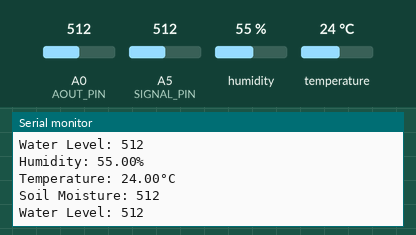
The sketch below on a simulated Arduino Mega 2560, built with avr-gcc and run on an emulated ATmega2560. On the bench: the last lines printed to the serial monitor. The inputs (shaded band) are chosen by the test bench; at power-on: A0 (AOUT_PIN) = 512, A5 (SIGNAL_PIN) = 512, humidity 55 %, temperature 24 °C.

Above: at 16.3 s.
16.4 s: A0 (AOUT_PIN) set to 109
At 19.1 s:
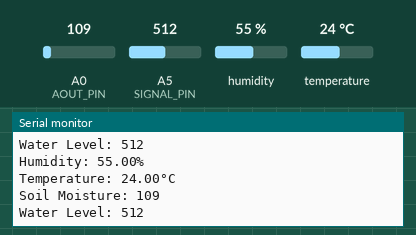
22.4 s: A0 (AOUT_PIN) set to 94
At 23.8 s:
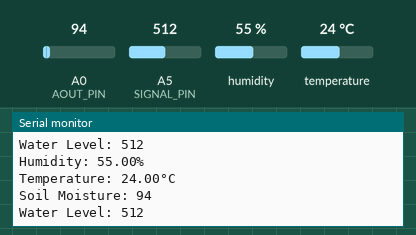
Timing chart, 0 to 25.4 s (numbered marks = the images above; inputs shaded):
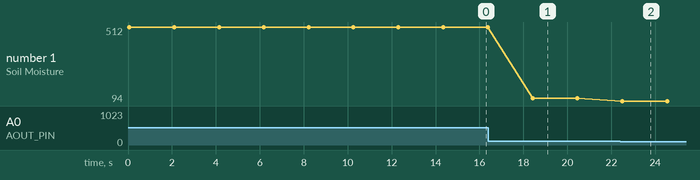

Measured:
- after the input at 16.4 s, the serial monitor: prints a new line after 2.0 s (image 1)
- after the input at 22.4 s, the serial monitor: prints a new line after 0.10 s (image 2)
- plotted number 1: 512 → 109 after the input at 16.4 s, 109 → 94 after the input at 22.4 s

The sketch:

justArduino.ino
```cpp
#include "DHT.h"
#include <Adafruit_Sensor.h>

#include <Wire.h>
#include <BH1750.h>

#define AOUT_PIN A0
#define THRESHOLD 2000

#define DHTPIN  4
#define DHTTYPE DHT11
DHT dht(DHTPIN, DHTTYPE);

#define POWER_PIN  7
#define SIGNAL_PIN A5
int valueWater = 0;

BH1750 lightMeter;

void setup() {
  Serial.begin(9600);
  Serial2.begin(9600);

  pinMode(POWER_PIN, OUTPUT);
  digitalWrite(POWER_PIN, LOW);
  Wire.begin(); // For BH1750
  dht.begin();
}

void loop() {
  float humidity = dht.readHumidity();
  float temperature = dht.readTemperature();
  Serial.print("Humidity: ");
  Serial.print(humidity);
  Serial.println("%");

  Serial.print("Temperature: ");
  Serial.print(temperature);
  Serial.println("°C");

  int soilMoisture = analogRead(AOUT_PIN);
  Serial.print("Soil Moisture: ");
  Serial.println(soilMoisture);

  digitalWrite(POWER_PIN, HIGH);
  delay(10);
  valueWater = analogRead(SIGNAL_PIN);
  digitalWrite(POWER_PIN, LOW);
  Serial.print("Water Level: ");
  Serial.println(valueWater);

  delay(2000);

  Serial2.println("Transmit: ");

  Serial2.println(humidity);
  Serial2.println(temperature);
  Serial2.println(soilMoisture);
  Serial2.println(valueWater);
}
```
